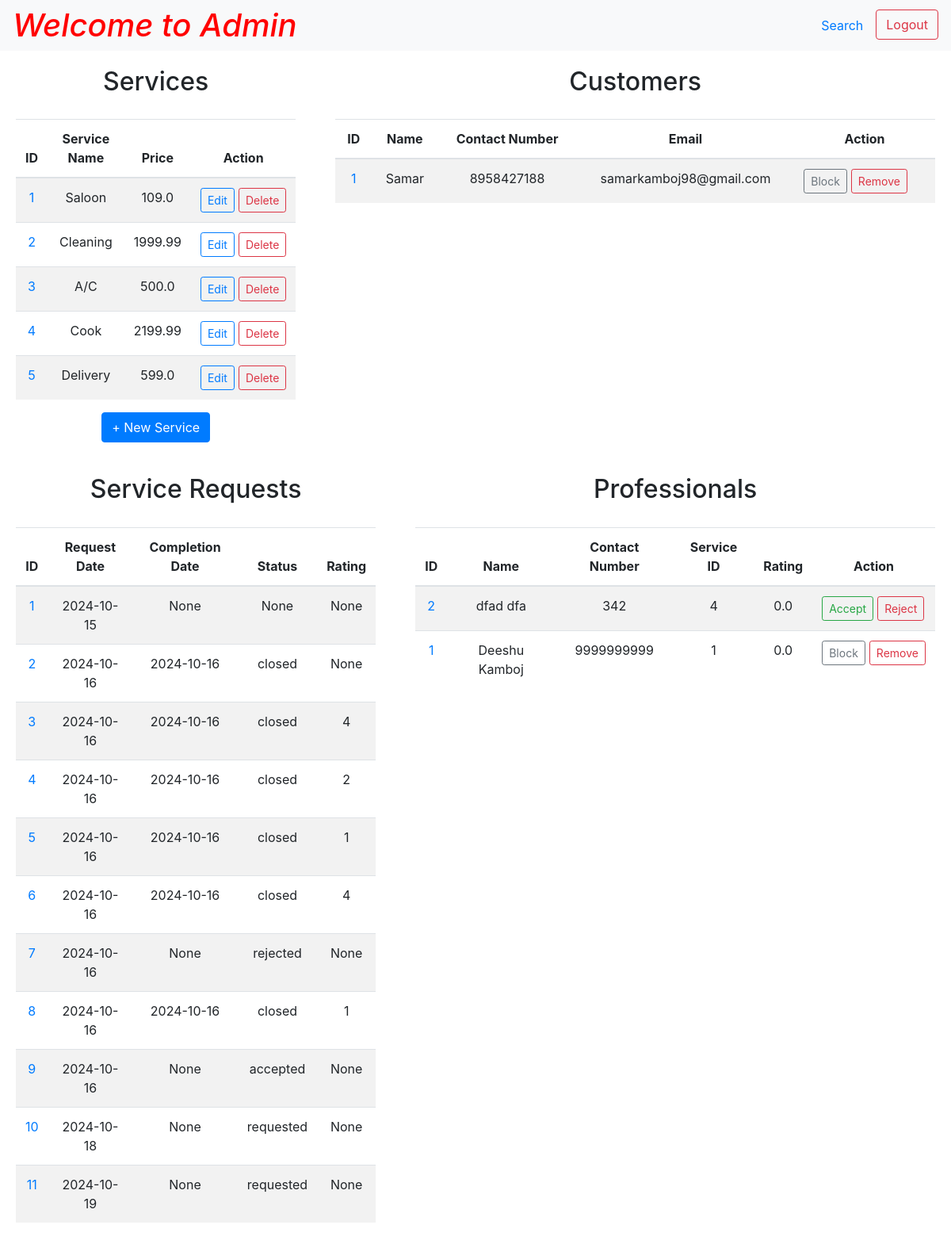
The page /admin (signed in) on the database as committed earlier.
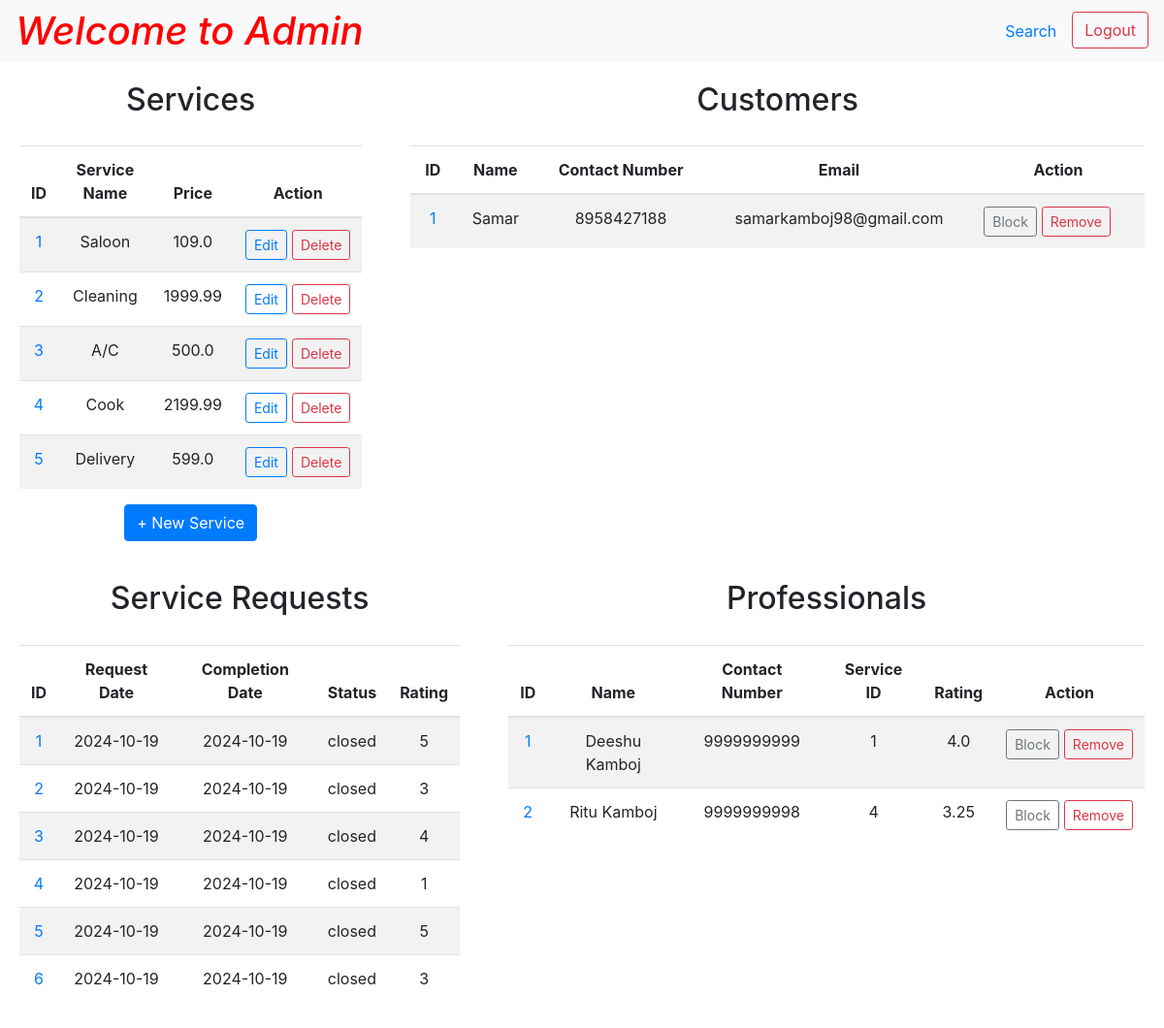
The same page on the database as committed later.
### tables this page shows
CREATE TABLE "services" (
    "id" INTEGER,
    "name" TEXT NOT NULL UNIQUE,
    "description" TEXT NOT NULL,
    "price" REAL NOT NULL,
    PRIMARY KEY("id")
);

CREATE TABLE "customers" (
    "id" INTEGER,
    "fname" TEXT NOT NULL,
    "lname" TEXT,
    "address" TEXT,
    "pincode" INTEGER,
    "contact_number" TEXT NOT NULL UNIQUE,
    "email" TEXT NOT NULL UNIQUE,
    "password" TEXT NOT NULL,
    "status" TEXT CHECK("status" in ('active', 'block')) DEFAULT 'active',
    PRIMARY KEY("id")
);

CREATE TABLE "service_requests" (
    "id" INTEGER,
    "service_id" INTEGER NOT NULL,
    "customer_id" INTEGER NOT NULL,
    "professional_id" INTEGER NOT NULL,
    "date_of_request" DATETIME DEFAULT CURRENT_TIMESTAMP,
    "date_of_completion" DATETIME,
    "status" TEXT DEFAULT 'requested' CHECK("status" in ('requested', 'accepted', 'rejected', 'closed')),
    "rating" INTEGER,
    "remarks" TEXT,
    PRIMARY KEY("id"),
    FOREIGN KEY("service_id") REFERENCES "services"("id") ON DELETE CASCADE,
    FOREIGN KEY("customer_id") REFERENCES "customers"("id") ON DELETE CASCADE,
    FOREIGN KEY("professional_id") REFERENCES "professionals"("id") ON DELETE CASCADE
);

CREATE TABLE "professionals" (
    "id" INTEGER,
    "fname" TEXT NOT NULL,
    "lname" TEXT,
    "address" TEXT NOT NULL,
    "pincode" INTEGER NOT NULL,
    "contact_number" TEXT NOT NULL UNIQUE,
    "email" TEXT NOT NULL UNIQUE,
    "password" TEXT NOT NULL,
    "service_id" INTEGER NOT NULL,
    "experience" INTEGER,
    "description" TEXT NOT NULL,
    "date_created" DATETIME DEFAULT CURRENT_TIMESTAMP,
    "rating" REAL DEFAULT 0,
    "status" TEXT CHECK("status" in (NULL, 'active', 'block')) DEFAULT NULL,
    PRIMARY KEY("id"),
    FOREIGN KEY("service_id") REFERENCES "services"("id") ON DELETE CASCADE
);

### app.py (the view, shortened to what this page needs)
@app.route("/admin", methods=["GET", "POST"])
@app.route("/admin/<action>/<user_type>/<int:id>", methods=["POST"])
def admin(action=None, user_type=None, id=None):
    if "username" in session and "password" in session:
        admin = helper.fetch_admin(username=session["username"],
                                    password=session["password"])
        if admin:
            professionals = helper.fetch_professionals()
            customers = helper.fetch_customers()
            services = helper.fetch_services()
            service_requests = helper.fetch_service_requests()
            return render_template("admin.html", professionals=professionals, customers=customers,
                                    services=services, requests=service_requests)
        else:
            flash("Invalid credentials", 'error')
            return redirect(url_for("login"))
    else:
        flash("Invalid credentials", 'error')
        return redirect(url_for("login"))

### app.py (called while the page is built)
@app.after_request
def add_header(response):
    response.headers['Cache-Control'] = 'no-store, no-cache, must-revalidate, post-check=0, pre-check=0, max-age=0'
    response.headers['Pragma'] = 'no-cache'
    response.headers['Expires'] = '-1'
    return response

### helper.py (called while the page is built)
def get_db():
    connection = sqlite3.connect("database.db")
    connection.execute("PRAGMA foreign_keys = ON")
    connection.row_factory = sqlite3.Row
    return connection

def fetch_admin(username, password):
    with get_db() as connection:
        db = connection.cursor()
        admin = db.execute("SELECT * FROM admins WHERE username = ? AND password = ?",
                (username, password)).fetchone()
        return admin

def fetch_customers():
    with get_db() as connection:
        db = connection.cursor()
        return db.execute("SELECT * FROM customers ORDER BY status, id, fname, lname").fetchall()

def fetch_professionals():
    with get_db() as connection:
        db = connection.cursor()
        return db.execute("SELECT * FROM professionals ORDER BY status, id, fname, lname").fetchall()

### templates/admin.html (shortened to what the changed rows need)
<!DOCTYPE html>
<html lang="en">
<head>
    <link rel="stylesheet" href="https://cdn.jsdelivr.net/npm/bootstrap@4.0.0/dist/css/bootstrap.min.css"
>
</head>
<body>
    <div class="page-wrapper">
        <nav class="navbar navbar-expand-lg navbar-light bg-light">
            <a href="/admin" style="text-decoration: none; color: red;">
                <h1>Welcome to Admin</h1>
            </a>
        </nav>
        <div class="form-row text-center">
            <div class="col-4">
                <div class="form-container container-fluid">
                    <h2>Services</h2>
                    <div class="table-responsive">
                        <table class="table table-striped">
                            <thead>
                                <tr>
                                    <th>ID</th>
                                    <th>Service Name</th>
                                    <th>Price</th>
                                    <th>Action</th>
                                </tr>
                            </thead>
                            <tbody>
                                {% for service in services %}
                                <tr>
                                    <td>
                                        <a href="" data-toggle="modal"
                                            data-target="#serviceInfoModal{{ service['id'] }}">{{
                                            service['id'] }}</a>
                                    </td>
                                    <td>{{ service["name"] }}</td>
                                    <td>{{ service["price"] }}</td>
                                    <td>
                                        <div class="button-group">
                                            <button type="button" class="btn btn-outline-primary btn-sm"
                                                data-toggle="modal"
                                                data-target="#serviceEditModal{{ service['id'] }}">Edit</button>
                                            <form action="{{ url_for('service', subpath='delete', id=service['id']) }}"
                                                method="post"
                                                onsubmit="return confirm('Are you sure you want to delete this service because this will remove all related professionals from database?');">
                                                <button class="btn btn-outline-danger btn-sm"
                                                    type="submit">Delete</button>
                                            </form>
                                        </div>
                                    </td>
                                </tr>
                                {% endfor %}
                            </tbody>
                        </table>
                    </div>
                </div>
            </div>
            <div class="col-8">
                <div class="form-container container-fluid">
                    <h2>Customers</h2>
                    <div class="table-responsive">
                        <table class="table table-striped">
                            <thead>
                                <tr>
                                    <th>ID</th>
                                    <th>Name</th>
                                    <th>Contact Number</th>
                                    <th>Email</th>
                                    <th>Action</th>
                                </tr>
                            </thead>
                            <tbody>
                                {% for customer in customers %}
                                <tr>
                                    <td>
                                        <a href="" data-toggle="modal"
                                            data-target="#customerModal{{ customer['id'] }}">{{
                                            customer['id'] }}</a>
                                    </td>
                                    <td>{{ customer["fname"] + ' ' + customer["lname"] }}</td>
                                    <td>{{ customer["contact_number"] }}</td>
                                    <td>{{ customer["email"] }}</td>
                                    <td>
                                        {% if customer['status'] == 'active' %}
                                        <div class="button-group">
                                            <form action="/admin/block/customer/{{ customer['id'] }}"
                                                method="post">
                                                <button class="btn btn-outline-secondary btn-sm" type="submit"
                                                    value="block" name="action">Block</button>
                                            </form>
                                            <form action="/admin/delete/customer/{{ customer['id'] }}"
                                                method="post">
                                                <button class="btn btn-outline-danger btn-sm" type="submit"
                                                    value="remove" name="action">Remove</button>
                                            </form>
                                        </div>
                                        {% endif %}
                                    </td>
                                </tr>
                                {% endfor %}
                            </tbody>
                        </table>
                    </div>
                </div>
            </div>
        </div>
        <div class="form-row text-center">
            <div class="col-5">
                <div class="form-container container-fluid">
                    <h2>Service Requests</h2>
                    <div class="table-responsive">
                        <table class="table table-striped">
                            <thead>
                                <tr>
                                    <th>ID</th>
                                    <th>Request Date</th>
                                    <th>Completion Date</th>
                                    <th>Status</th>
                                    <th>Rating</th>
                                </tr>
                            </thead>
                            <tbody>
                                {% for request in requests %}
                                <tr>
                                    <td>
                                        <a href="" data-toggle="modal"
                                            data-target="#requestInfoModal{{ request['id'] }}">
                                            {{ request['id'] }}</a>
                                    </td>
                                    <td>{{ request['request_date'] }}</td>
                                    <td>{{ request['completion_date'] }}</td>
                                    <td>{{ request['status'] }}</td>
                                    <td>{{ request['rating'] }}</td>
                                </tr>
                                {% endfor %}
                            </tbody>
                        </table>
                    </div>
                </div>
            </div>
            <div class="col-7">
                <div class="form-container container-fluid">
                    <h2>Professionals</h2>
                    <div class="table-responsive">
                        <table class="table table-striped">
                            <thead>
                                <tr>
                                    <th>ID</th>
                                    <th>Name</th>
                                    <th>Contact Number</th>
                                    <th>Service ID</th>
                                    <th>Rating</th>
                                    <th>Action</th>
                                </tr>
                            </thead>
                            <tbody>
                                {% for professional in professionals %}
                                <tr>
                                    <td>
                                        <a href="" data-toggle="modal"
                                            data-target="#professionalModal{{ professional['id'] }}">{{
                                            professional['id']
                                            }}</a>
                                    </td>
                                    <td>{{ professional["fname"] + ' ' + professional["lname"] }}</td>
                                    <td>{{ professional["contact_number"] }}</td>
                                    <td>{{ professional["service_id"] }}</td>
                                    <td>{{ professional["rating"] }}</td>
                                    <td>
                                        {% if professional['status'] == None %}
                                        <div class="button-group">
                                            <form action="/admin/accept/professional/{{ professional['id'] }}"
                                                method="post">
                                                <button class="btn btn-outline-success btn-sm" type="submit" value="accept"
                                                name="action">Accept</button>
                                            </form>
                                            <form action="/admin/delete/professional/{{ professional['id'] }}"
                                                method="post">
                                                <button class="btn btn-outline-danger btn-sm" type="submit" value="reject"
                                                name="action">Reject</button>
                                            </form>
                                        </div>
                                        {% elif professional['status'] == 'active' %}
                                        <div class="button-group">
                                            <form action="/admin/block/professional/{{ professional['id'] }}"
                                                method="post">
                                                <button class="btn btn-outline-secondary btn-sm" type="submit"
                                                    value="block" name="action">Block</button>
                                            </form>
                                            <form action="/admin/delete/professional/{{ professional['id'] }}"
                                                method="post">
                                                <button class="btn btn-outline-danger btn-sm" type="submit"
                                                    value="remove" name="action">Remove</button>
                                            </form>
                                        </div>
                                        {% endif %}
                                    </td>
                                </tr>
                                {% endfor %}
                            </tbody>
                        </table>
                    </div>
                </div>
            </div>
        </div>
    </div>
</body>
</html>

Rows that differ between the two databases and show on the page:
removed service_requests: id "7", request_date "2024-10-16", completion_date "None", status "rejected", rating "None"
removed service_requests: id "8", request_date "2024-10-16", completion_date "2024-10-16", status "closed", rating "1"
removed service_requests: id "9", request_date "2024-10-16", completion_date "None", status "accepted", rating "None"
removed service_requests: id "10", request_date "2024-10-18", completion_date "None", status "requested", rating "None"
removed service_requests: id "11", request_date "2024-10-19", completion_date "None", status "requested", rating "None"
changed service_requests id 1: request_date "2024-10-15" → "2024-10-19"; completion_date "None" → "2024-10-19"; status "None" → "closed"; rating "None" → "5"
changed service_requests id 2: request_date "2024-10-16" → "2024-10-19"; completion_date "2024-10-16" → "2024-10-19"; rating "None" → "3"
changed service_requests id 3: request_date "2024-10-16" → "2024-10-19"; completion_date "2024-10-16" → "2024-10-19"
changed service_requests id 4: request_date "2024-10-16" → "2024-10-19"; completion_date "2024-10-16" → "2024-10-19"; rating "2" → "1"
changed service_requests id 5: request_date "2024-10-16" → "2024-10-19"; completion_date "2024-10-16" → "2024-10-19"; rating "1" → "5"
changed service_requests id 6: request_date "2024-10-16" → "2024-10-19"; completion_date "2024-10-16" → "2024-10-19"; rating "4" → "3"
changed professionals "Deeshu Kamboj": rating "0.0" → "4.0"; moves up the list
changed professionals id 2: fname+lname "dfad dfa" → "Ritu Kamboj"; contact_number "342" → "9999999998"; rating "0.0" → "3.25"; now shows "Block Remove"; no longer shows "Accept Reject"
